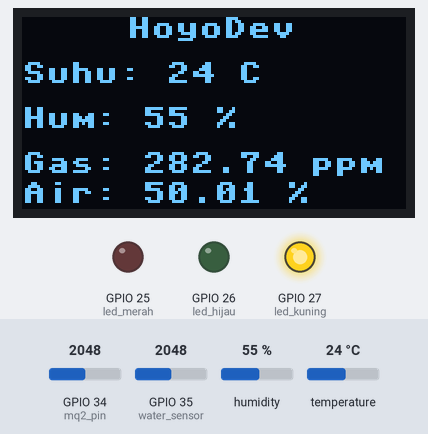
The program below on a simulated ESP32 board running MicroPython. Parts: 128×64 one-colour display, output pins drawn as LEDs (lit = HIGH). Inputs (shaded band) come from the test bench; at power-on: GPIO 35 (water_sensor) = 2048, GPIO 34 (mq2_pin) = 2048, humidity 55 %, temperature 24 °C (analog values on the 0–4095 scale). WiFi joins after 1.5 s; no MQTT or app messages arrive unless stated; web requests get an empty 200 reply after 0.4 s; what the program prints to the serial console is not drawn.

Above: at 4.0 s.
4.1 s: GPIO 35 (water_sensor) set to 1993
At 15.4 s:
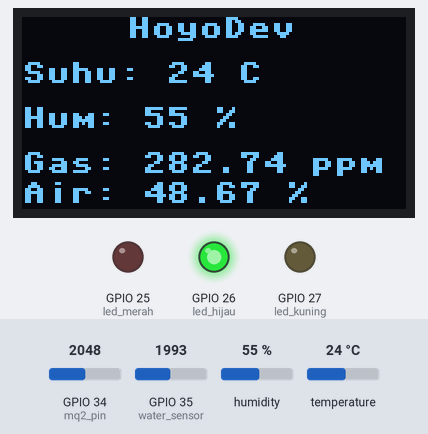
16.1 s: GPIO 34 (mq2_pin) set to 84
At 27.1 s:
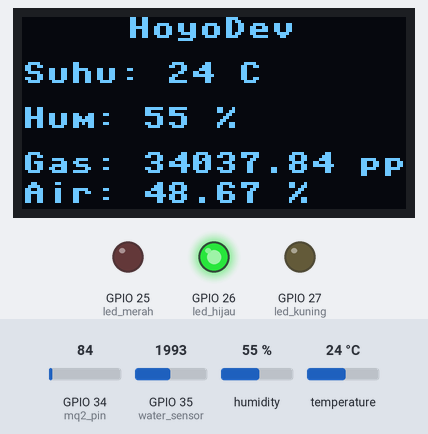
27.4 s: GPIO 34 (mq2_pin) set to 69
At 37.7 s:
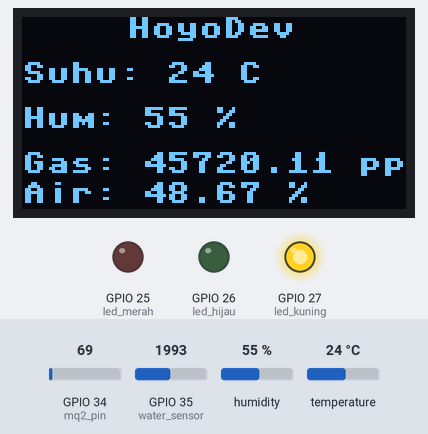
38.6 s: humidity set to 22 %
At 49.4 s:
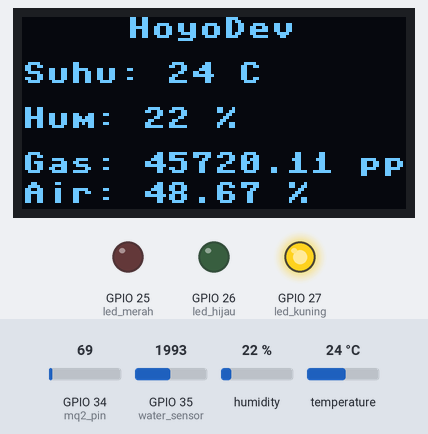
49.9 s: temperature set to 12 °C
At 60.0 s:
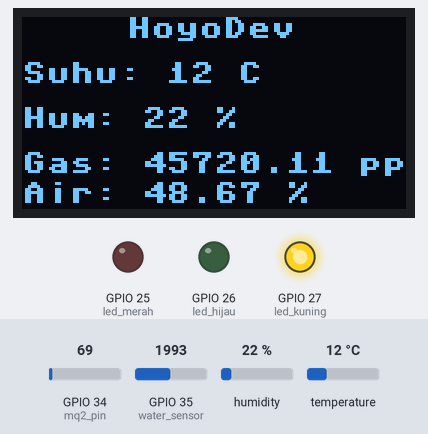
61.2 s: GPIO 35 (water_sensor) set to 1228
At 71.7 s:
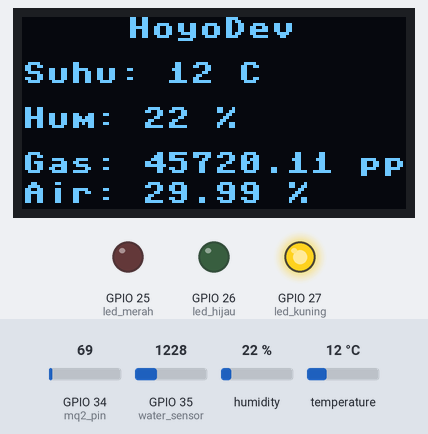
Timing chart, 0 to 73.2 s (numbered marks = the images above; inputs shaded):
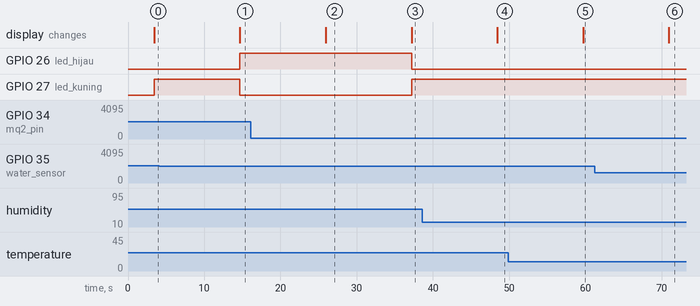

The program:

esp32_sensor.py
```python
import network
import time
import ujson
import urequests
from umqtt.simple import MQTTClient
from machine import Pin, I2C, ADC, PWM
import dht
import ssd1306

# Konfigurasi
UBIDOTS_TOKEN = "BBUS-5d877a76foJ5qKNRCoaLnXQEe5YRIi"
WIFI_SSID = "RA NURUSYIFA2"
WIFI_PASS = "Sukses2021"
DEVICE_LABEL = "esp32-dashboard"


LOCAL_SERVER_URL = "http://192.168.31.158:5000/api/sensor/data"

# MQTT Ubidots
MQTT_BROKER = "industrial.api.ubidots.com"
MQTT_TOPIC = f"/v1.6/devices/{DEVICE_LABEL}"
MQTT_CLIENT_ID = "ESP32_HoyoDev"

# Inisialisasi sensor
dht_sensor = dht.DHT11(Pin(4))
mq2_pin = ADC(Pin(34))
mq2_pin.atten(ADC.ATTN_11DB)
water_sensor = ADC(Pin(35))
water_sensor.atten(ADC.ATTN_11DB)

# Inisialisasi OLED
i2c = I2C(0, scl=Pin(22), sda=Pin(21))
oled = ssd1306.SSD1306_I2C(128, 64, i2c)

# Inisialisasi LED dan Buzzer
led_hijau = Pin(26, Pin.OUT)
led_kuning = Pin(27, Pin.OUT)
led_merah = Pin(25, Pin.OUT)
buzzer = PWM(Pin(23), freq=1000, duty=0)

def display_oled(temp, hum, gas, water):
    oled.fill(0)
    oled.text("HoyoDev", 35, 0)
    oled.text(f"Suhu: {temp} C", 0, 15)
    oled.text(f"Hum: {hum} %", 0, 30)
    oled.text(f"Gas: {gas:.2f} ppm", 0, 45)
    oled.text(f"Air: {water:.2f} %", 0, 55)
    oled.show()

# Fungsi koneksi WiFi
def connect_wifi():
    wlan = network.WLAN(network.STA_IF)
    wlan.active(True)
    wlan.connect(WIFI_SSID, WIFI_PASS)

    print("🔗 Menghubungkan ke WiFi...", end="")
    for _ in range(10):
        if wlan.isconnected():
            print("\n✅ Terhubung ke WiFi! IP:", wlan.ifconfig()[0])
            return True
        time.sleep(1)
        print(".", end="")
    print("\n❌ Gagal konek WiFi! Mode lokal aktif.")
    return False

# Fungsi menghubungkan ke MQTT Ubidots
def connect_mqtt():
    try:
        client = MQTTClient(MQTT_CLIENT_ID, MQTT_BROKER, user=UBIDOTS_TOKEN, password="", port=1883)
        client.connect()
        print("✅ MQTT Terhubung ke Ubidots!")
        return client
    except Exception as e:
        print("❌ Gagal konek ke MQTT Ubidots!", e)
        return None

# Fungsi mengirim data ke Ubidots
def send_data_to_ubidots(client, temp, hum, gas_ppm, water_level):
    if client is None:
        print("⚠️ MQTT Client tidak tersedia, lewati pengiriman ke Ubidots!")
        return False

    payload = ujson.dumps({
        "temperature": {"value": temp},
        "humidity": {"value": hum},
        "gas_mq2": {"value": gas_ppm},
        "water_level": {"value": water_level}
    })
    try:
        print("📡 Mengirim data ke Ubidots...")
        client.publish(MQTT_TOPIC, payload)
        print("✅ Data terkirim ke Ubidots!")
        return True
    except Exception as e:
        print("❌ Gagal kirim data ke Ubidots!", e)
        return False

# Fungsi mengirim data ke Local Server dengan mekanisme retry
def send_data_to_local_server(temp, hum, gas_ppm, water_level, max_retries=3):
    payload = {
        "temperature": temp,
        "humidity": hum,
        "gas_mq2": gas_ppm,
        "water_level": water_level
    }

    for attempt in range(max_retries):
        try:
            print(f"📡 Mengirim data ke Local Server")
            response = urequests.post(
                LOCAL_SERVER_URL,
                headers={'Content-Type': 'application/json'},
                json=payload
            )

            if response.status_code == 201:
                print("✅ Data terkirim ke Local Server & MongoDB!")
                response.close()
                return True
            else:
                print(f"⚠️ Gagal kirim data: Status {response.status_code}")
                print(f"Response: {response.text}")
                response.close()

        except Exception as e:
            print(f"❌ Percobaan {attempt+1} gagal: {e}")
            time.sleep(1)  # Tunggu sebelum mencoba lagi

    print("❌ Semua percobaan gagal kirim data ke Local Server!")
    return False

# Koneksi WiFi & MQTT
wifi_connected = connect_wifi()
mqtt_client = connect_mqtt() if wifi_connected else None

# Loop utama
while True:
    try:
        dht_sensor.measure()
        suhu = dht_sensor.temperature()
        kelembapan = dht_sensor.humidity()

        nilai_gas = mq2_pin.read()
        Vout = (nilai_gas / 4095) * 3.3
        gas_ppm = 100 * (Vout / 3.3) ** -1.5

        nilai_air = water_sensor.read()
        water_level = (nilai_air / 4095) * 100

        print(f"🌡️ Suhu: {suhu} C, 💧 Kelembapan: {kelembapan} %, 🔥 Gas: {nilai_gas} ADC, {gas_ppm:.2f} ppm, 💦 Air: {water_level:.2f} %")

        # Kirim data ke sistem
        if wifi_connected:
            send_data_to_ubidots(mqtt_client, suhu, kelembapan, gas_ppm, water_level)
            send_data_to_local_server(suhu, kelembapan, gas_ppm, water_level)

        # Update tampilan OLED
        display_oled(suhu, kelembapan, gas_ppm, water_level)

        # Kontrol LED dan Buzzer
        led_hijau.value(0)
        led_kuning.value(0)
        led_merah.value(0)
        buzzer.duty(0)

        if gas_ppm < 40000 and water_level < 50:
            led_hijau.value(1)
        elif 40000 <= gas_ppm < 70000 or 50 <= water_level < 80:
            led_kuning.value(1)
        else:
            led_merah.value(1)
            buzzer.duty(712)

    except Exception as e:
        print("❌ Error di loop utama!", e)

    time.sleep(10)
```

Measured:
- the behaviour switches between 2048 and 2047 on GPIO 35 (water_sensor) (found by bisection; images 0 and 1)
- the behaviour switches between 76 and 75 on GPIO 34 (mq2_pin) (found by bisection; images 2 and 3)
- after the input at 4.1 s, GPIO 26 (led_hijau): LOW → HIGH after 10.6 s; GPIO 27 (led_kuning): HIGH → LOW after 10.6 s; the display: changes after 10.6 s (image 1)
- after the input at 16.1 s, the display: changes after 9.8 s (image 2)
- after the input at 27.4 s, GPIO 26 (led_hijau): HIGH → LOW after 9.8 s; GPIO 27 (led_kuning): LOW → HIGH after 9.8 s; the display: changes after 9.8 s (image 3)
- after the input at 38.6 s, the display: changes after 9.9 s (image 4)
- after the input at 49.9 s, the display: changes after 9.8 s (image 5)
- after the input at 61.2 s, the display: changes after 9.8 s (image 6)
